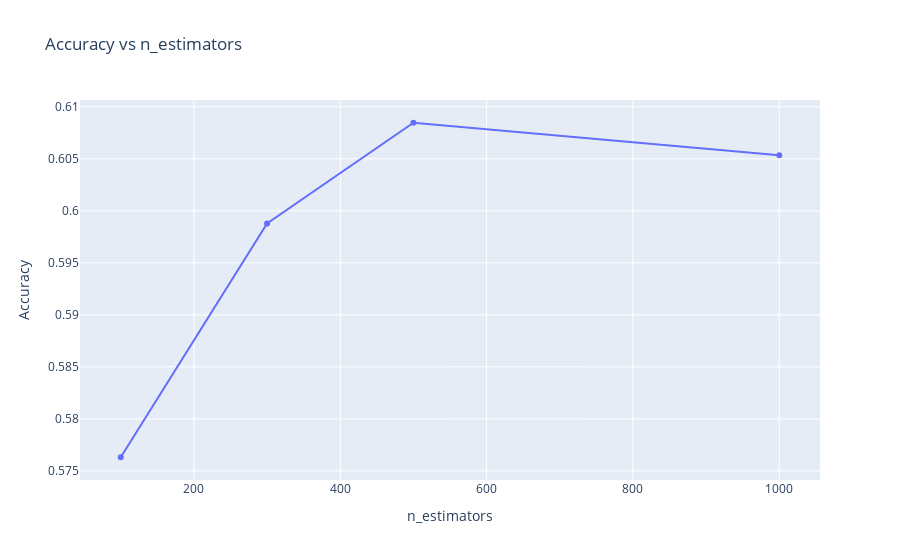

Notebook cell for this chart:
### Markdown cell above
**GridSearchCV**

### Code cell
n_estimators_values = [100,300,500,1000]
param_grid_1 = {'n_estimators': n_estimators_values}
rf_grid1 = GridSearchCV(estimator=rf_clf, param_grid=param_grid_1, cv=10, n_jobs=-1)
rf_grid1.fit(X_train, y_train)

# Get the results of the grid search
n_estimators_scores =rf_grid1.cv_results_['mean_test_score']

# Plot the graph using Plotly
fig = go.Figure(data=go.Scatter(x=n_estimators_values, y=n_estimators_scores, mode='markers+lines'))
fig.update_layout(
    title='Accuracy vs n_estimators',
    xaxis_title='n_estimators',
    yaxis_title='Accuracy')

fig.show()

### Figure 1 — Plotly figure (JSON) as saved in the notebook; plotly's stock layout.template omitted (floating-point values rounded to 4 significant figures)
{"data": [{"mode": "markers+lines", "type": "scatter", "x": [100, 300, 500, 1000], "y": [0.5763, 0.5988, 0.6085, 0.6053]}], "layout": {"title": {"text": "Accuracy vs n_estimators"}, "xaxis": {"title": {"text": "n_estimators"}}, "yaxis": {"title": {"text": "Accuracy"}}}}
